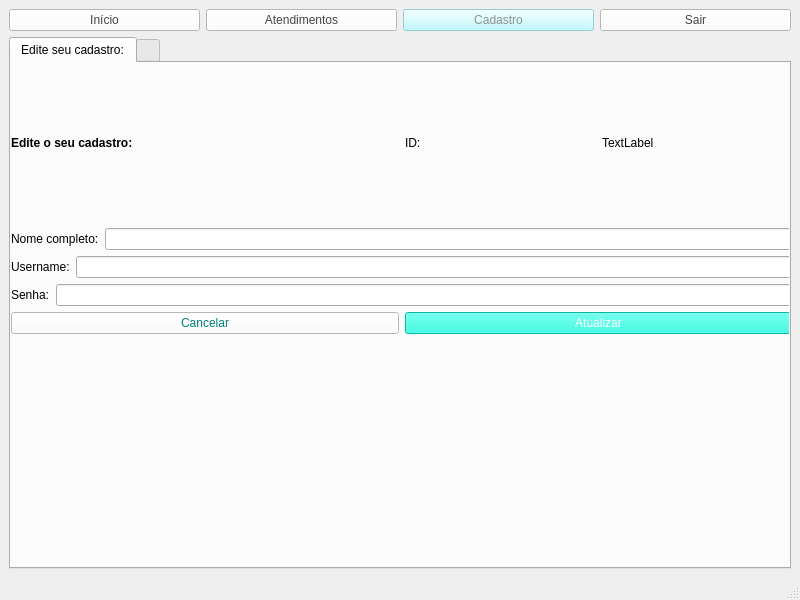
<?xml version="1.0" encoding="UTF-8"?>
<ui version="4.0">
 <class>Paciente_cadastro</class>
 <widget class="QMainWindow" name="Paciente_cadastro">
  <property name="geometry">
   <rect>
    <x>0</x>
    <y>0</y>
    <width>800</width>
    <height>600</height>
   </rect>
  </property>
  <property name="windowTitle">
   <string>MainWindow</string>
  </property>
  <widget class="QWidget" name="centralwidget">
   <property name="styleSheet">
    <string notr="true"/>
   </property>
   <layout class="QVBoxLayout" name="verticalLayout">
    <item>
     <layout class="QHBoxLayout" name="horizontalLayout_3">
      <item>
       <widget class="QPushButton" name="botaoInicio">
        <property name="styleSheet">
         <string notr="true">QPushButton { 
color: rgb(68, 68, 68);
background-color: rgb(255, 255, 255);
border-color: rgb(48, 245, 255);
border-widht: 1px;
}

QPushButton:pressed { 
color: rgb(68, 68, 68);
background-color: rgb(170, 255, 255);
border-color: rgb(48, 245, 255);
border-widht: 1px;
}</string>
        </property>
        <property name="text">
         <string>Início</string>
        </property>
       </widget>
      </item>
      <item>
       <widget class="QPushButton" name="botaoAtendimentos">
        <property name="styleSheet">
         <string notr="true">QPushButton { 
color: rgb(68, 68, 68);
background-color: rgb(255, 255, 255);
border-color: rgb(48, 245, 255);
border-widht: 1px;
}

QPushButton:pressed { 
color: rgb(68, 68, 68);
background-color: rgb(170, 255, 255);
border-color: rgb(48, 245, 255);
border-widht: 1px;
}</string>
        </property>
        <property name="text">
         <string>Atendimentos</string>
        </property>
       </widget>
      </item>
      <item>
       <widget class="QPushButton" name="BotaoCadastro">
        <property name="enabled">
         <bool>false</bool>
        </property>
        <property name="styleSheet">
         <string notr="true">color: rgb(144, 144, 144);
background-color: rgb(176, 251, 255);
border-color: rgb(48, 245, 255);
border-widht: 1px;
</string>
        </property>
        <property name="text">
         <string>Cadastro</string>
        </property>
       </widget>
      </item>
      <item>
       <widget class="QPushButton" name="botaoSair">
        <property name="styleSheet">
         <string notr="true">QPushButton { 
color: rgb(68, 68, 68);
background-color: rgb(255, 255, 255);
border-color: rgb(48, 245, 255);
border-widht: 1px;
}

QPushButton:pressed { 
color: rgb(68, 68, 68);
background-color: rgb(170, 255, 255);
border-color: rgb(48, 245, 255);
border-widht: 1px;
}</string>
        </property>
        <property name="text">
         <string>Sair</string>
        </property>
       </widget>
      </item>
     </layout>
    </item>
    <item>
     <widget class="QTabWidget" name="tabWidget">
      <property name="enabled">
       <bool>true</bool>
      </property>
      <property name="styleSheet">
       <string notr="true"/>
      </property>
      <property name="currentIndex">
       <number>0</number>
      </property>
      <widget class="QWidget" name="tab_edite">
       <property name="styleSheet">
        <string notr="true"/>
       </property>
       <attribute name="title">
        <string>Edite seu cadastro:</string>
       </attribute>
       <widget class="QWidget" name="verticalLayoutWidget">
        <property name="geometry">
         <rect>
          <x>0</x>
          <y>0</y>
          <width>781</width>
          <height>271</height>
         </rect>
        </property>
        <layout class="QVBoxLayout" name="verticalLayout_2">
         <item>
          <layout class="QHBoxLayout" name="horizontalLayout_7">
           <item>
            <widget class="QLabel" name="label_edite">
             <property name="font">
              <font>
               <bold>true</bold>
              </font>
             </property>
             <property name="styleSheet">
              <string notr="true">color:  rgb(0, 0, 0);</string>
             </property>
             <property name="text">
              <string>Edite o seu cadastro:</string>
             </property>
            </widget>
           </item>
           <item>
            <layout class="QHBoxLayout" name="horizontalLayout_6">
             <item>
              <widget class="QLabel" name="label_id">
               <property name="styleSheet">
                <string notr="true">color:  rgb(0, 0, 0);</string>
               </property>
               <property name="text">
                <string>ID:</string>
               </property>
              </widget>
             </item>
             <item>
              <widget class="QLabel" name="label_num_id">
               <property name="styleSheet">
                <string notr="true">color:  rgb(0, 0, 0);</string>
               </property>
               <property name="text">
                <string>TextLabel</string>
               </property>
              </widget>
             </item>
            </layout>
           </item>
          </layout>
         </item>
         <item>
          <layout class="QHBoxLayout" name="horizontalLayout">
           <item>
            <widget class="QLabel" name="label_nome">
             <property name="styleSheet">
              <string notr="true">color:  rgb(0, 0, 0);</string>
             </property>
             <property name="text">
              <string>Nome completo:</string>
             </property>
            </widget>
           </item>
           <item>
            <widget class="QLineEdit" name="txt_nome">
             <property name="styleSheet">
              <string notr="true">color:  rgb(255, 255, 255);</string>
             </property>
            </widget>
           </item>
          </layout>
         </item>
         <item>
          <layout class="QHBoxLayout" name="horizontalLayout_4">
           <item>
            <widget class="QLabel" name="label_username">
             <property name="styleSheet">
              <string notr="true">color:  rgb(0, 0, 0);</string>
             </property>
             <property name="text">
              <string>Username:</string>
             </property>
            </widget>
           </item>
           <item>
            <widget class="QLineEdit" name="txt_username">
             <property name="styleSheet">
              <string notr="true">color:  rgb(255, 255, 255);</string>
             </property>
            </widget>
           </item>
          </layout>
         </item>
         <item>
          <layout class="QHBoxLayout" name="horizontalLayout_2">
           <item>
            <widget class="QLabel" name="label_senha">
             <property name="styleSheet">
              <string notr="true">color:  rgb(0, 0, 0);</string>
             </property>
             <property name="text">
              <string>Senha:</string>
             </property>
            </widget>
           </item>
           <item>
            <widget class="QLineEdit" name="txt_senha">
             <property name="styleSheet">
              <string notr="true">color:  rgb(255, 255, 255);</string>
             </property>
            </widget>
           </item>
          </layout>
         </item>
         <item>
          <layout class="QHBoxLayout" name="horizontalLayout_5">
           <item>
            <widget class="QPushButton" name="botaoCancelar">
             <property name="styleSheet">
              <string notr="true">color: rgb(0, 126, 126);
background-color: rgb(255, 255, 255);</string>
             </property>
             <property name="text">
              <string>Cancelar</string>
             </property>
            </widget>
           </item>
           <item>
            <widget class="QPushButton" name="botaoAtualizar">
             <property name="styleSheet">
              <string notr="true">color: rgb(255, 255, 255);
background-color: rgb(7, 255, 226);
border-color: rgb(48, 245, 255);
border-widht: 1px;
</string>
             </property>
             <property name="text">
              <string>Atualizar</string>
             </property>
            </widget>
           </item>
          </layout>
         </item>
        </layout>
       </widget>
      </widget>
      <widget class="QWidget" name="tab_4">
       <property name="enabled">
        <bool>false</bool>
       </property>
       <attribute name="title">
        <string/>
       </attribute>
      </widget>
     </widget>
    </item>
   </layout>
  </widget>
  <widget class="QMenuBar" name="menubar">
   <property name="geometry">
    <rect>
     <x>0</x>
     <y>0</y>
     <width>800</width>
     <height>21</height>
    </rect>
   </property>
  </widget>
  <widget class="QStatusBar" name="statusbar"/>
 </widget>
 <resources/>
 <connections/>
</ui>
